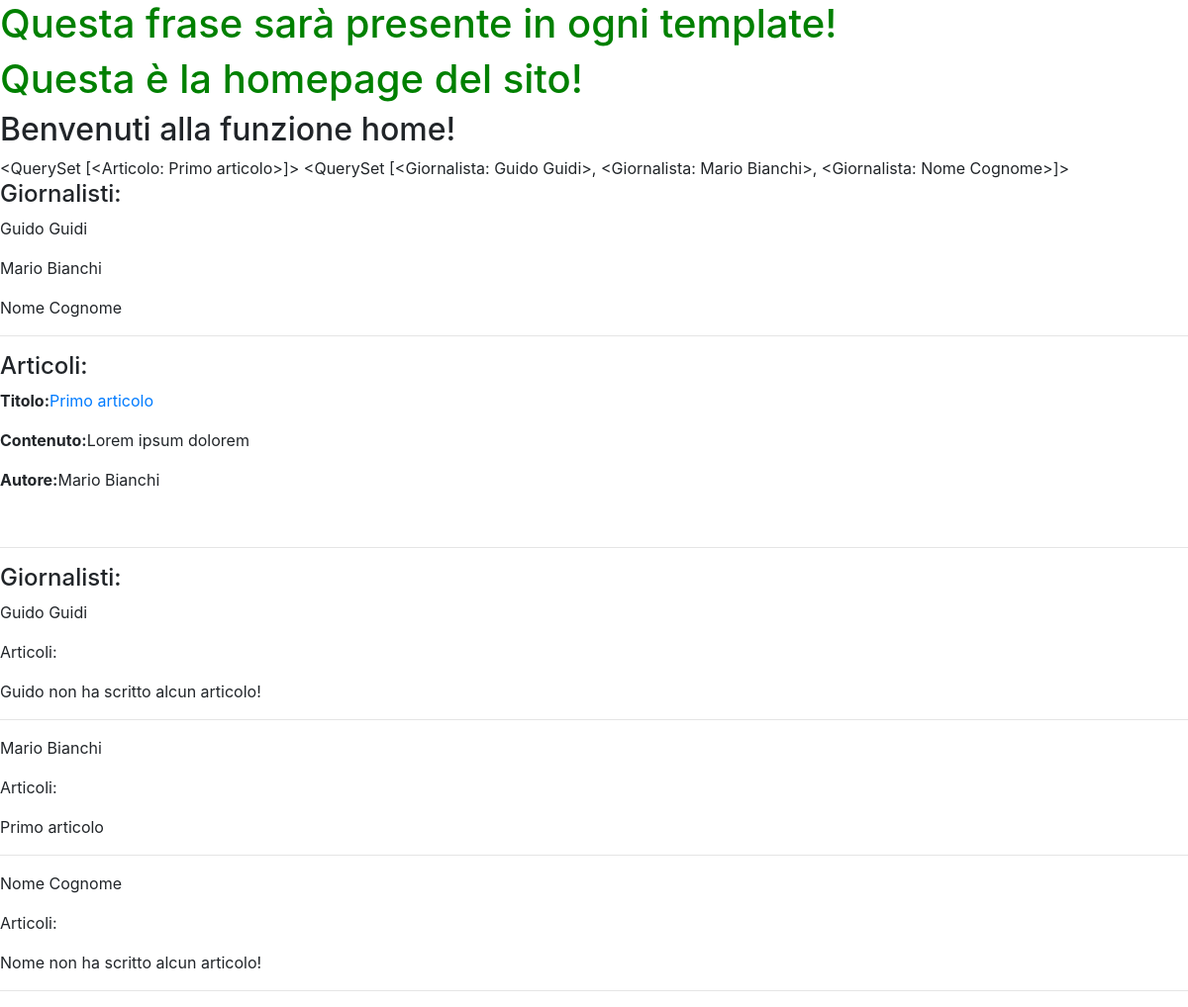
Before: / with the older database file.
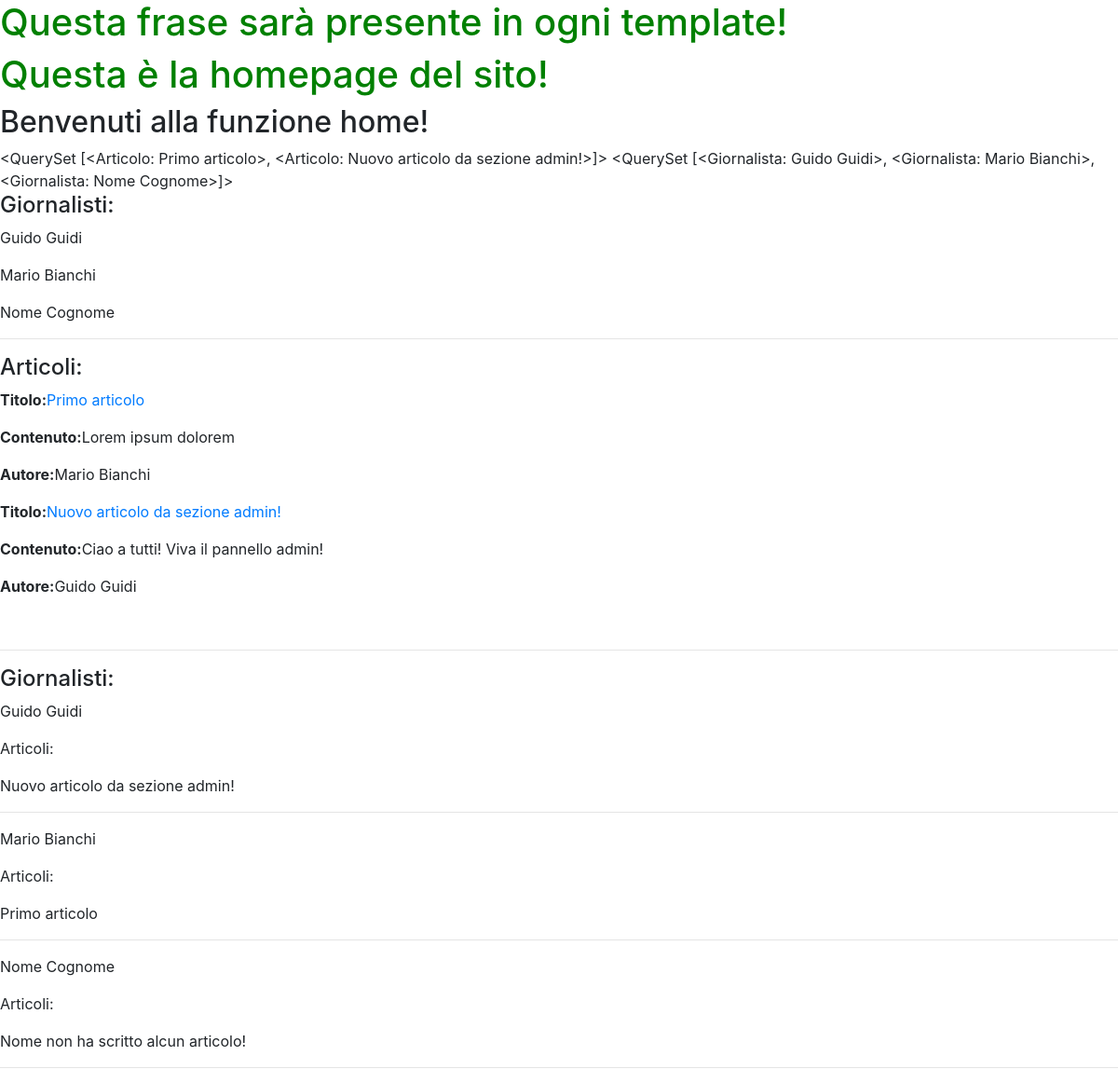
After: the same page with the newer database file.
### news/models.py (models this page shows)
class Articolo(models.Model):
    titolo = models.CharField(max_length=100) #Alcuni campi necessitano di parametri obbligatori!
    contenuto = models.TextField()
    giornalista = models.ForeignKey(Giornalista, on_delete=models.CASCADE, related_name="articoli")
    def __str__(self):
        return self.titolo
    def get_absolute_url(self):
        return reverse("articolo_detail", kwargs={"pk": self.pk})
    class Meta():
        verbose_name = "Articolo"
        verbose_name_plural = "Articoli"

class Giornalista(models.Model):
    nome = models.CharField(max_length=20)
    cognome = models.CharField(max_length=20)
    def __str__(self):
        return self.nome + " " + self.cognome
    class Meta():
        verbose_name = "Giornalista"
        verbose_name_plural = "Giornalisti"

### news/views.py (the view)
# urls.py: 2. Add a URL to urlpatterns:  path('', views.home, name='home')
def home(request):
    articoli = Articolo.objects.all()
    giornalisti = Giornalista.objects.all()
    context = {"giornalisti": giornalisti, "articoli": articoli }
    return render(request, "homepage.html", context)

### templates/homepage.html (shortened to what this page needs)
{% extends 'base.html' %}
{% block content %}
    <h1>Questa è la homepage del sito!</h1>
    <h2>Benvenuti alla funzione home!</h2>
    {{ articoli }}
    {{ giornalisti }}
    <br>
    <h4>Giornalisti:</h4>
    {% for giornalista in giornalisti %}
        <p>{{ giornalista.nome }} {{ giornalista.cognome }}</p>
    {% endfor %}
    <hr>
    <h4>Articoli:</h4>
    {% for articolo in articoli %}
        <p><strong>Titolo:</strong><a href="{{ articolo.get_absolute_url }}">{{ articolo.titolo }}</a></p>
        <p><strong>Contenuto:</strong>{{ articolo.contenuto }}</p>
        <p><strong>Autore:</strong>{{ articolo.giornalista }}</p>
    {% endfor %}
    <br>
    <hr>
    <h4>Giornalisti:</h4>
    {% for giornalista in giornalisti %}
        <p>{{ giornalista.nome }} {{ giornalista.cognome }}</p>
        <p>Articoli:</p>
        {% for articolo in giornalista.articoli.all %}
            <p>{{ articolo.titolo }}</p>
        {% empty %}
            <p>{{ giornalista.nome }} non ha scritto alcun articolo!</p>
        {% endfor %}
        <hr>
    {% endfor %}
{% endblock content %}

### templates/base.html (shortened to what this page needs)
{% load static %}
<!doctype html>
<html lang="it">
  <head>
    <link rel="stylesheet" href="{% static 'css/bootstrap.min.css' %}">
    <link rel="stylesheet" href="{% static 'news.css' %}">
  </head>
  <body>
    <h1>Questa frase sarà presente in ogni template!</h1>
    {% block content %}
    {% endblock content %}
  </body>
</html>

### news/static/news.css (style rules this page uses)
h1 { color: green; }

Changed rows visible on the page:
computed for Articolo "Primo articolo": titolo.titolo "<QuerySet [<Articolo: Primo articolo>]>" → "<QuerySet [<Articolo: Primo articolo>, <Articolo: Nuovo articolo da sezione admin!>]>"
shown differently, row unchanged: Giornalista "Guido": nome "Guido" → (not shown)
added Articolo: titolo "Nuovo articolo da sezione admin!", contenuto "Ciao a tutti! Viva il pannello admin!", giornalista "Guido Guidi"
